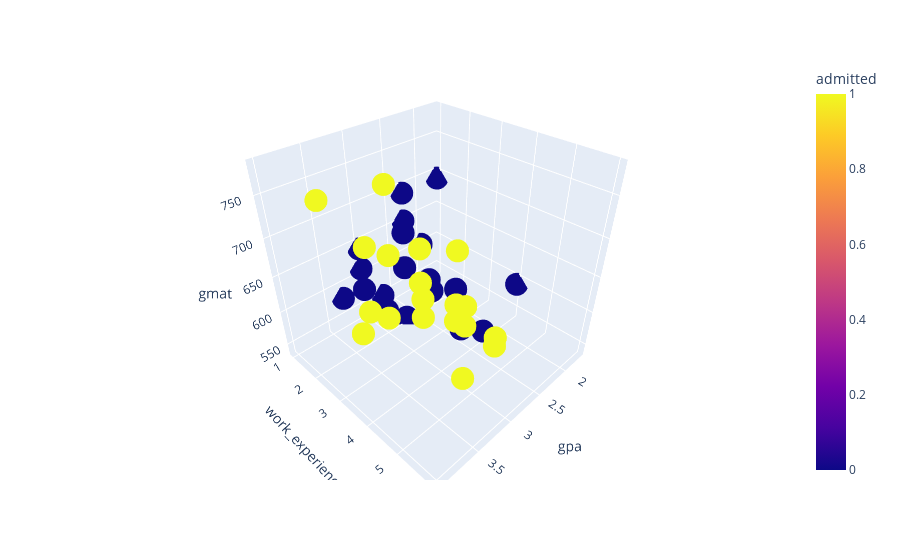

The cell this chart's notebook holds for it:
### Code cell
import pandas  as pd
import numpy   as np
import plotly.express as px

# Setup data.
candidates = {'gmat': [780,750,690,710,680,730,690,720,
 740,690,610,690,710,680,770,610,580,650,540,590,620,
 600,550,550,570,670,660,580,650,660,640,620,660,660,
 680,650,670,580,590,690],
              'gpa': [4,3.9,3.3,3.7,3.9,3.7,2.3,3.3,
 3.3,1.7,2.7,3.7,3.7,3.3,3.3,3,2.7,3.7,2.7,2.3,
 3.3,2,2.3,2.7,3,3.3,3.7,2.3,3.7,3.3,3,2.7,4,
 3.3,3.3,2.3,2.7,3.3,1.7,3.7],
              'work_experience': [3,4,3,5,4,6,1,4,5,
 1,3,5,6,4,3,1,4,6,2,3,2,1,4,1,2,6,4,2,6,5,1,2,4,6,
 5,1,2,1,4,5],
              'admitted': [1,1,1,1,1,1,0,1,1,0,0,1,
 1,1,1,0,0,1,0,0,0,0,0,0,0,1,1,0,1,1,0,0,1,1,1,0,0,
 0,0,1]}

df = pd.DataFrame(candidates,columns= ['gmat', 'gpa',
                                       'work_experience','admitted'])
print(df)

fig_3d = px.scatter_3d(df, x="gpa", y="work_experience", z="gmat", color="admitted")

fig_3d.show()

### Figure 1 — Plotly figure (JSON) as saved in the notebook; plotly's stock layout.template omitted (floating-point values rounded to 4 significant figures)
{"data": [{"hovertemplate": "gpa=%{x}<br>work_experience=%{y}<br>gmat=%{z}<br>admitted=%{marker.color}<extra></extra>", "legendgroup": "", "marker": {"color": [1, 1, 1, 1, 1, 1, 0, 1, 1, 0, 0, 1, 1, 1, 1, 0, 0, 1, 0, 0, 0, 0, 0, 0, 0, 1, 1, 0, 1, 1, 0, 0, 1, 1, 1, 0, 0, 0, 0, 1], "coloraxis": "coloraxis", "symbol": "circle"}, "mode": "markers", "name": "", "scene": "scene", "showlegend": false, "x": [4.0, 3.9, 3.3, 3.7, 3.9, 3.7, 2.3, 3.3, 3.3, 1.7, 2.7, 3.7, 3.7, 3.3, 3.3, 3.0, 2.7, 3.7, 2.7, 2.3, 3.3, 2.0, 2.3, 2.7, 3.0, 3.3, 3.7, 2.3, 3.7, 3.3, 3.0, 2.7, 4.0, 3.3, 3.3, 2.3, 2.7, 3.3, 1.7, 3.7], "y": [3, 4, 3, 5, 4, 6, 1, 4, 5, 1, 3, 5, 6, 4, 3, 1, 4, 6, 2, 3, 2, 1, 4, 1, 2, 6, 4, 2, 6, 5, 1, 2, 4, 6, 5, 1, 2, 1, 4, 5], "z": [780, 750, 690, 710, 680, 730, 690, 720, 740, 690, 610, 690, 710, 680, 770, 610, 580, 650, 540, 590, 620, 600, 550, 550, 570, 670, 660, 580, 650, 660, 640, 620, 660, 660, 680, 650, 670, 580, 590, 690], "type": "scatter3d"}], "layout": {"scene": {"domain": {"x": [0.0, 1.0], "y": [0.0, 1.0]}, "xaxis": {"title": {"text": "gpa"}}, "yaxis": {"title": {"text": "work_experience"}}, "zaxis": {"title": {"text": "gmat"}}}, "coloraxis": {"colorbar": {"title": {"text": "admitted"}}, "colorscale": [[0.0, "#0d0887"], [0.1111, "#46039f"], [0.2222, "#7201a8"], [0.3333, "#9c179e"], [0.4444, "#bd3786"], [0.5556, "#d8576b"], [0.6667, "#ed7953"], [0.7778, "#fb9f3a"], [0.8889, "#fdca26"], [1.0, "#f0f921"]]}, "legend": {"tracegroupgap": 0}, "margin": {"t": 60}}}
